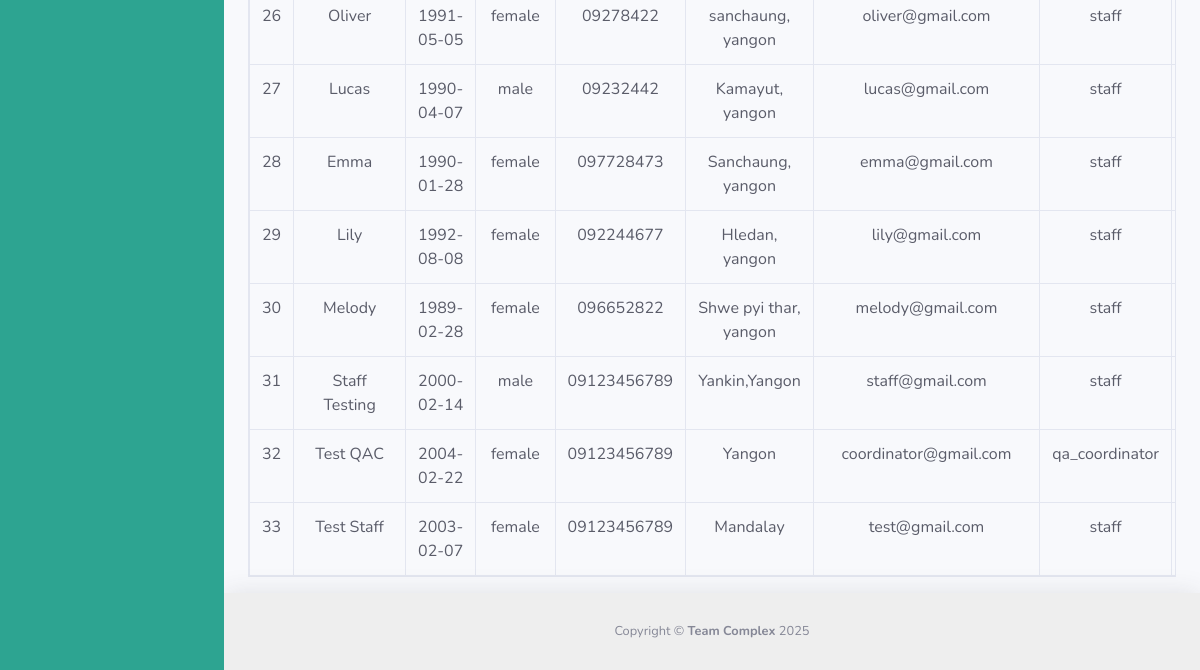
The page /admin/user.php (lower part) on the database as committed earlier.
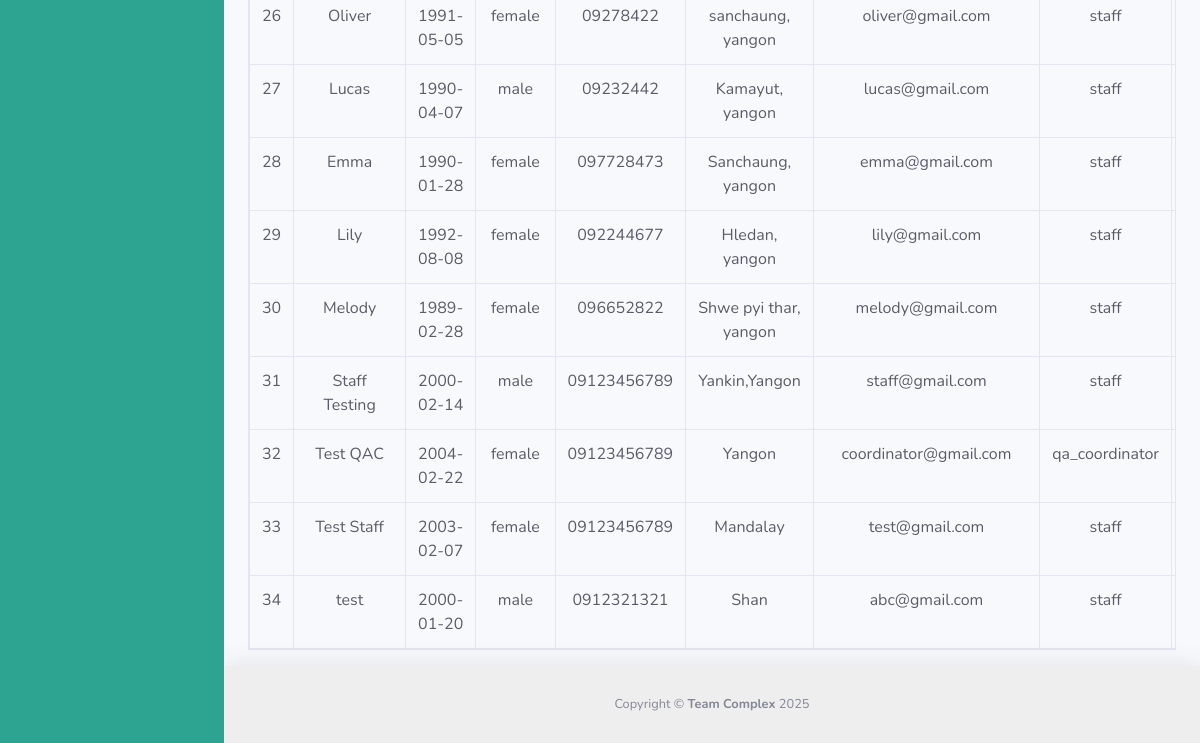
The same page on the database as committed later.
### tables this page shows
CREATE TABLE `users` (
  `user_id` int NOT NULL AUTO_INCREMENT,
  `username` varchar(255) NOT NULL,
  `user_dob` date NOT NULL,
  `user_gender` varchar(10) NOT NULL,
  `user_phone` varchar(255) NOT NULL,
  `user_address` varchar(255) NOT NULL,
  `user_email` varchar(255) NOT NULL,
  `user_password` varchar(255) NOT NULL,
  `role_id` int NOT NULL,
  `dept_id` int NOT NULL,
  `created_at` datetime DEFAULT CURRENT_TIMESTAMP,
  `last_login` datetime DEFAULT NULL,
  `status` int DEFAULT '0',
  PRIMARY KEY (`user_id`),
  KEY `role_id` (`role_id`),
  KEY `dept_id` (`dept_id`),
  CONSTRAINT `users_ibfk_1` FOREIGN KEY (`role_id`) REFERENCES `roles` (`role_id`) ON DELETE CASCADE ON UPDATE CASCADE,
  CONSTRAINT `users_ibfk_2` FOREIGN KEY (`dept_id`) REFERENCES `department` (`dept_id`) ON DELETE CASCADE ON UPDATE CASCADE
);

CREATE TABLE `roles` (
  `role_id` int NOT NULL AUTO_INCREMENT,
  `role_type` varchar(30) NOT NULL,
  PRIMARY KEY (`role_id`)
);

### admin/include/view_all_users.php (the view, shortened to what this page needs)
<div class="text-dark">
<table class="table table-bordered table-hover table-responsive text-dark text-center">
        <tbody>
            <?php
                global $connection;
                $i=  0;
                $query        =  "SELECT * FROM users";
                $select_users =  mysqli_query($connection, $query);
                    while($row = mysqli_fetch_assoc($select_users)){
                        $i++;
                        $username       =  $row['username'];
                        $user_dob       =  $row['user_dob'];
                        $user_gender    =  $row['user_gender'];
                        $user_phone     =  $row['user_phone'];
                        $user_address   =  $row['user_address'];
                        $user_email     =  $row['user_email'];
                        $role_id        =  $row['role_id'];
                        $dept_id        =  $row['dept_id'];
                        echo "<tr>";
                            echo "<td> $i </td>";
                            echo "<td> $username </td>";
                            echo "<td> $user_dob </td>";
                            echo "<td> $user_gender </td>";
                            echo "<td> $user_phone </td>";
                            echo "<td> $user_address </td>";
                            echo "<td> $user_email </td>";
                                $query        =  "SELECT * FROM roles WHERE role_id= {$role_id}";
                                $select_roles =  mysqli_query($connection, $query);
                                    while($row = mysqli_fetch_assoc($select_roles)){
                                        $role_type =  $row['role_type'];
                            echo "<td>{$role_type} </td>";
                                    }
                            $query        =  "SELECT * FROM department WHERE dept_id= {$dept_id}";
                            $select_roles =  mysqli_query($connection, $query);
                                while($row = mysqli_fetch_assoc($select_roles)){
                                    $dept_name =  $row['dept_name'];
                            echo "<td> $dept_name </td>";
                                }
                        echo "</tr>";
                    }
             ?>
        </tbody>
</table>
</div>

### admin/include/header.php (shortened to what this page needs)
<!DOCTYPE html>
<html lang="en">
<head>
    <link href="../vendor/fontawesome-free/css/all.min.css" rel="stylesheet" type="text/css">
    <link href="../css/admin.min.css" rel="stylesheet">
</head>

### admin/user.php (shortened to what this page needs)
<?php include "include/header.php"; ?>
<body id="page-top">
    <div id="wrapper">
        <?php include "include/sidebar.php"; ?>
        <div id="content-wrapper" class="d-flex flex-column">
            <div id="content">
                <div class="container-fluid">
                    <?php
                        if(isset($_GET['source'])){
                            $source = $_GET['source'];
                        }
                        else {
                            $source = '';
                        }
                        switch ($source){
                            default:
                            include "include/view_all_users.php";
                            break;
                        }
                     ?>
                </div>
            </div>
<?php include "include/footer.php"; ?>

### admin/include/sidebar.php (shortened to what this page needs)
<ul class="navbar-nav  sidebar sidebar-dark accordion" id="accordionSidebar" style="background-color: #2DA491;">
        </ul>

### admin/include/footer.php (shortened to what this page needs)
            <footer class="sticky-footer shadow" style="background-color: #EEEEEE;">
                <div class="container my-auto">
                    <div class="copyright text-center my-auto">
                        <span>Copyright &copy; <b>Team Complex</b> 2025</span>
                    </div>
                </div>
            </footer>
        </div>
    </div>
</body>
</html>

Rows that differ between the two databases and show on the page:
added users: username "test", user_dob "2000-01-20", user_gender "male", user_phone "0912321321", user_address "Shan", user_email "abc@gmail.com", roles (role_type "staff")
